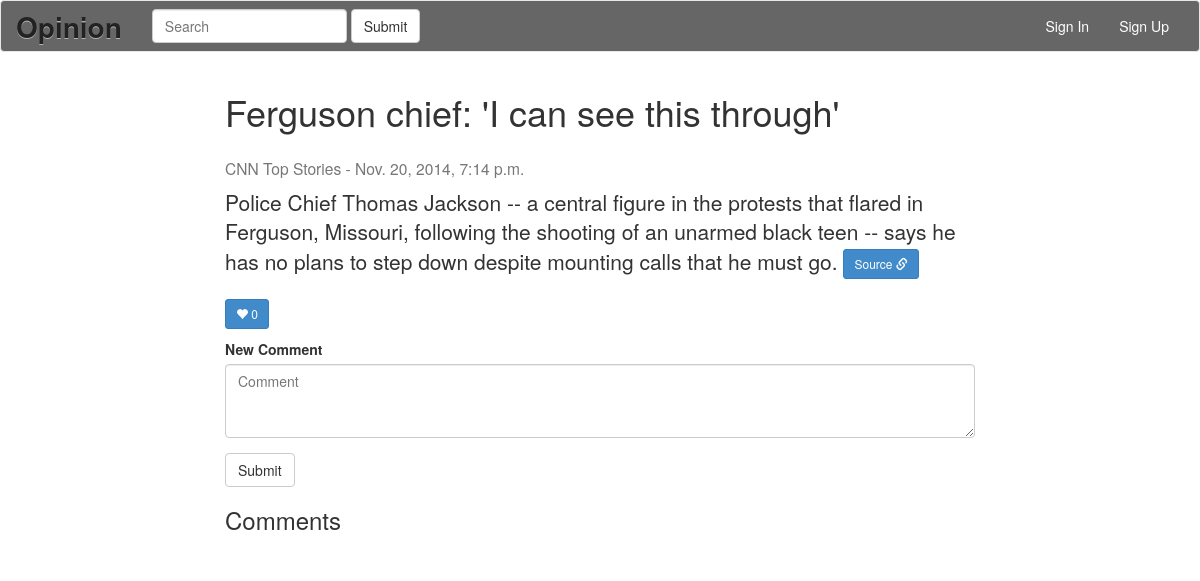
The page /topic_id=3/ on the database as committed earlier.
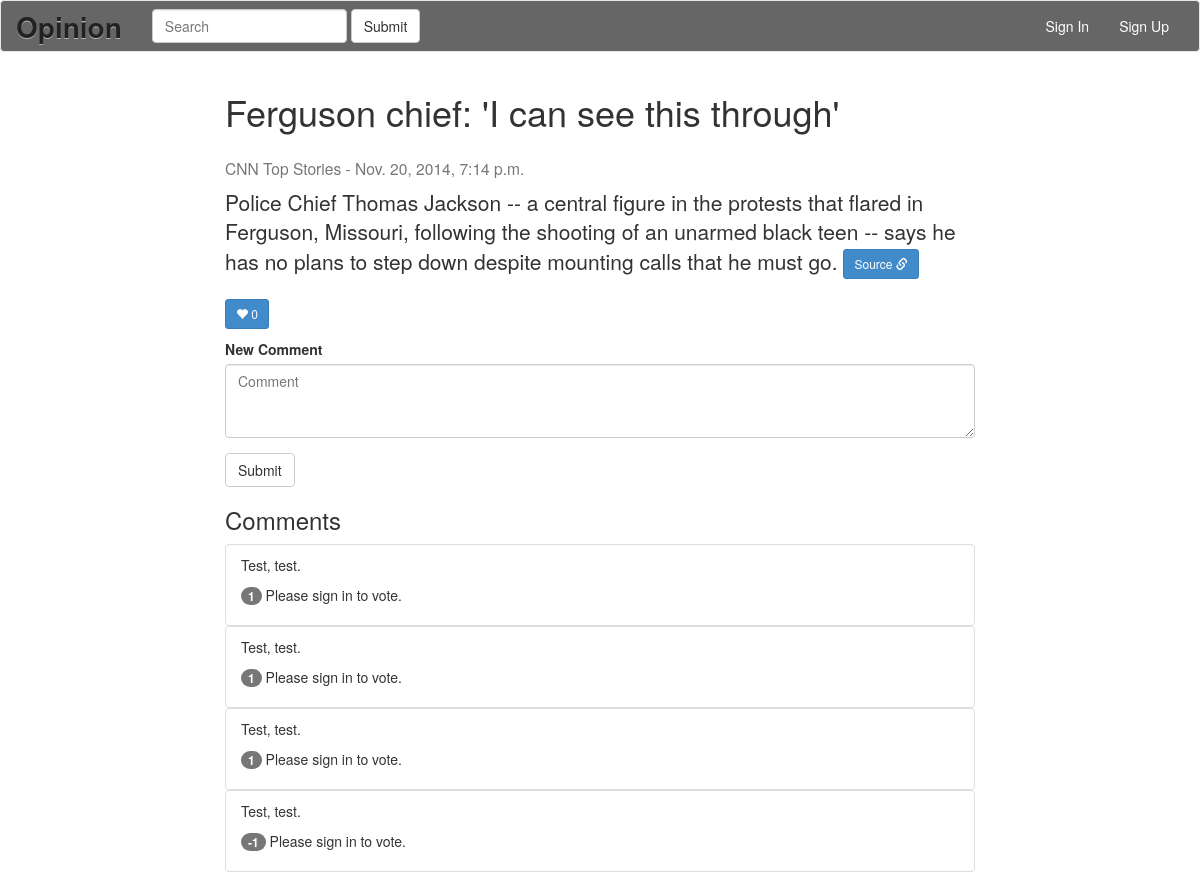
The same page on the database as committed later.
### appopinion/models.py (models this page shows)
class Comment(models.Model):
    content = models.TextField()
    parent = models.ForeignKey(Topic)
    date = models.DateTimeField('date published')
    vote = models.BigIntegerField(default=0)

### appopinion/views.py (the view)
# urls.py: url(r'^topic_id=(?P<topic_id>[0-9]+)/$', views.topic_detail, name='topic_detail'),
def topic_detail(request, topic_id):
    topic = Topic.objects.get(pk=topic_id)
    try:
        comment_text = request.POST['content']
        if comment_text != '':
            if not request.user.is_authenticated():
                return HttpResponseRedirect(
                            reverse('appopinion:signin') +
                            '?next=%s' % request.path)
            new_comment = Comment(
                                  parent_id = topic_id,
                                  content = cgi.escape(comment_text, True),
                                  date = datetime.now(),
                                  )
            new_comment.save()
    except:
        pass
    comment_list = Comment.objects.all().filter(parent_id=topic_id)
    return render(request, 'appopinion/topic_detail.html', {'topic_id':topic_id, 'topic':topic, 'comment_list':comment_list[::-1]})

### appopinion/template/appopinion/topic_detail.html (shortened to what this page needs)
{% extends 'appopinion/base.html' %}
{%  block content %}
<div class="container">
    <div class="row">
		<div class="col-md-8 col-md-offset-2">
			<h1>{{topic.title}}</h1>
			<h3><small>{{topic.source}} - {{topic.date}}</small></h3>
		</div>
		<div class="col-md-8 col-md-offset-2">
			<p class="lead">{{topic.content}} <a class="btn btn-primary btn-sm" href="{{ topic.url }}" role="button">Source <span class="glyphicon glyphicon-link" aria-hidden="true"></span></a>
            </p>
            <p>
              <form action="{% url 'appopinion:like' topic.id %}" method="post">
                <button type="submit" class="btn btn-primary btn-sm">
                    <span class="glyphicon glyphicon-heart" aria-hidden="true"></span>
                    {{topic.likecount}}
                </button>
              </form>
            </p>
        </div>
  	</div>
  	<div class="row">
		<div class="col-md-8 col-md-offset-2">
		<form action="" method="post">
    		<div class="form-group">
    			<label for="content">New Comment</label>
    			<textarea class="form-control" name="content" id="content" placeholder="Comment" ROWS=3></textarea>
  			</div>
    		<button type="submit" class="btn btn-default" >Submit</button>
		</form>
		</div>
  	</div>
  	<div class="row">
  		<div class="col-md-8 col-md-offset-2">
  		<h3>Comments</h3>
  		<ul class="list-group">
  			{% for comment in comment_list %}
			<div class="comments", id="comments">
  			<li class="list-group-item">
              <div>
                <p>{{comment.content}}</p>
                <p>
                  {% if user.is_authenticated %}
                    <a href='#' class='vote' data-commentid='{{comment.id}}' data-up='1'><span class="glyphicon glyphicon-thumbs-up" aria-hidden="true"></span></a>
                    <span class="badge" id="votecount{{comment.id}}">{{comment.vote}}</span>
                    <a href='#' class='vote' data-commentid='{{comment.id}}' data-up='0'><span class="glyphicon glyphicon-thumbs-down" aria-hidden="true"></span></a>
                  {% else %}
                    <span class="badge" id="votecount{{comment.id}}">{{comment.vote}}</span>
                    Please sign in to vote.
                  {% endif %}
                </p>
              </div>
            </li>
			</div>
  			{% endfor %}
		</ul>
		</div>
	</div>
</div>
{% endblock %}

Rows that differ between the two databases and show on the page:
added Comment: content "Test, test.", vote "1"
added Comment: content "Test, test.", vote "1"
added Comment: content "Test, test.", vote "1"
added Comment: content "Test, test.", vote "-1"
